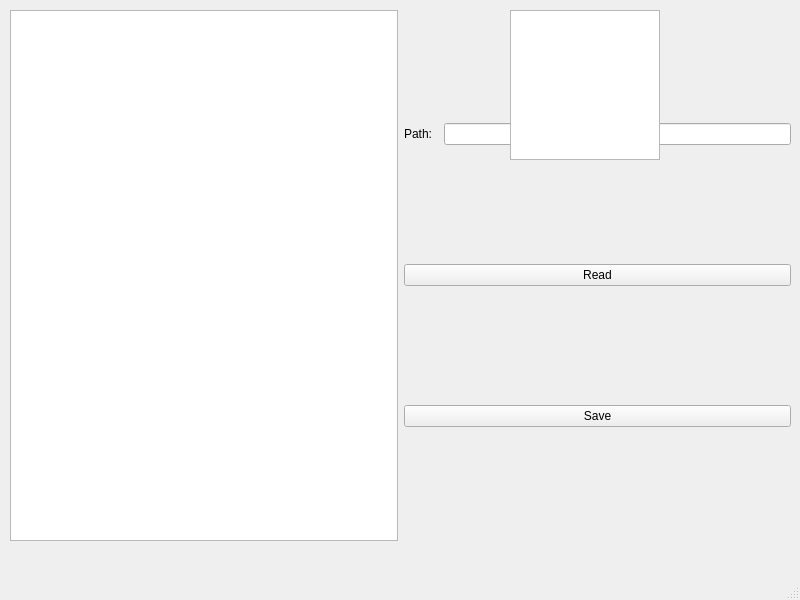
<?xml version="1.0" encoding="UTF-8"?>
<ui version="4.0">
 <class>MainWindow</class>
 <widget class="QMainWindow" name="MainWindow">
  <property name="geometry">
   <rect>
    <x>0</x>
    <y>0</y>
    <width>800</width>
    <height>600</height>
   </rect>
  </property>
  <property name="windowTitle">
   <string>MainWindow</string>
  </property>
  <widget class="QWidget" name="centralwidget">
   <widget class="QListWidget" name="hint_list">
    <property name="geometry">
     <rect>
      <x>510</x>
      <y>10</y>
      <width>150</width>
      <height>150</height>
     </rect>
    </property>
    <property name="sizePolicy">
     <sizepolicy hsizetype="Fixed" vsizetype="Ignored">
      <horstretch>0</horstretch>
      <verstretch>0</verstretch>
     </sizepolicy>
    </property>
    <property name="minimumSize">
     <size>
      <width>150</width>
      <height>0</height>
     </size>
    </property>
    <property name="maximumSize">
     <size>
      <width>150</width>
      <height>150</height>
     </size>
    </property>
    <property name="sizeIncrement">
     <size>
      <width>0</width>
      <height>30</height>
     </size>
    </property>
    <property name="baseSize">
     <size>
      <width>100</width>
      <height>0</height>
     </size>
    </property>
   </widget>
   <widget class="QWidget" name="">
    <property name="geometry">
     <rect>
      <x>10</x>
      <y>10</y>
      <width>781</width>
      <height>531</height>
     </rect>
    </property>
    <layout class="QHBoxLayout" name="horizontalLayout_2">
     <item>
      <widget class="QTextEdit" name="main_edit"/>
     </item>
     <item>
      <layout class="QVBoxLayout" name="verticalLayout">
       <item>
        <layout class="QHBoxLayout" name="horizontalLayout">
         <property name="spacing">
          <number>2</number>
         </property>
         <property name="sizeConstraint">
          <enum>QLayout::SetDefaultConstraint</enum>
         </property>
         <item>
          <widget class="QLabel" name="path_label">
           <property name="text">
            <string>Path:   </string>
           </property>
          </widget>
         </item>
         <item>
          <widget class="QLineEdit" name="path_edit"/>
         </item>
        </layout>
       </item>
       <item>
        <widget class="QPushButton" name="read_btn">
         <property name="text">
          <string>Read</string>
         </property>
        </widget>
       </item>
       <item>
        <widget class="QPushButton" name="save_btn">
         <property name="text">
          <string>Save</string>
         </property>
        </widget>
       </item>
      </layout>
     </item>
    </layout>
   </widget>
   <zorder>main_edit</zorder>
   <zorder>path_edit</zorder>
   <zorder>path_label</zorder>
   <zorder>save_btn</zorder>
   <zorder>hint_list</zorder>
  </widget>
  <widget class="QMenuBar" name="menubar">
   <property name="geometry">
    <rect>
     <x>0</x>
     <y>0</y>
     <width>800</width>
     <height>26</height>
    </rect>
   </property>
  </widget>
  <widget class="QStatusBar" name="statusbar"/>
 </widget>
 <resources/>
 <connections/>
</ui>
